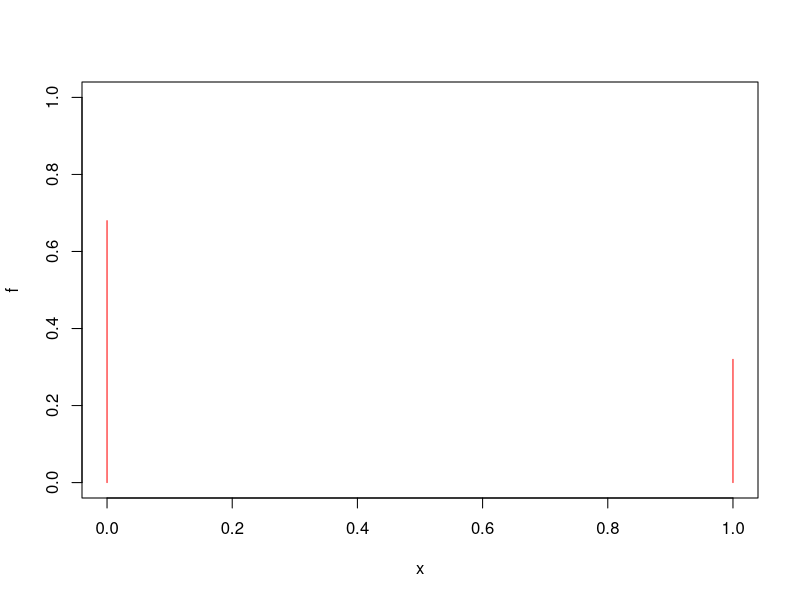
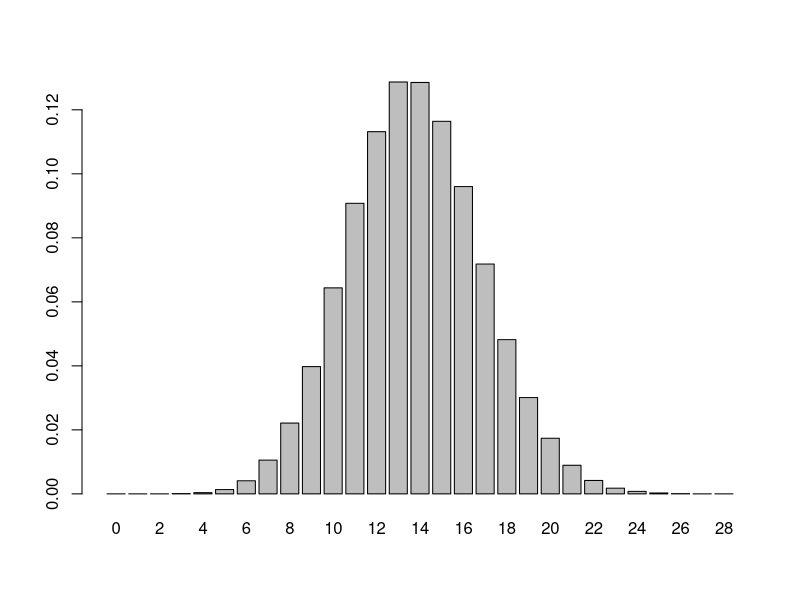
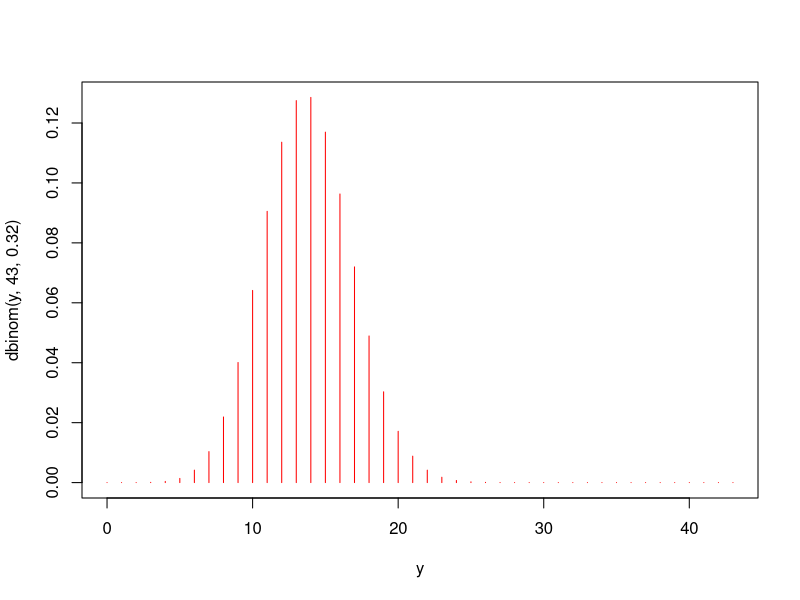
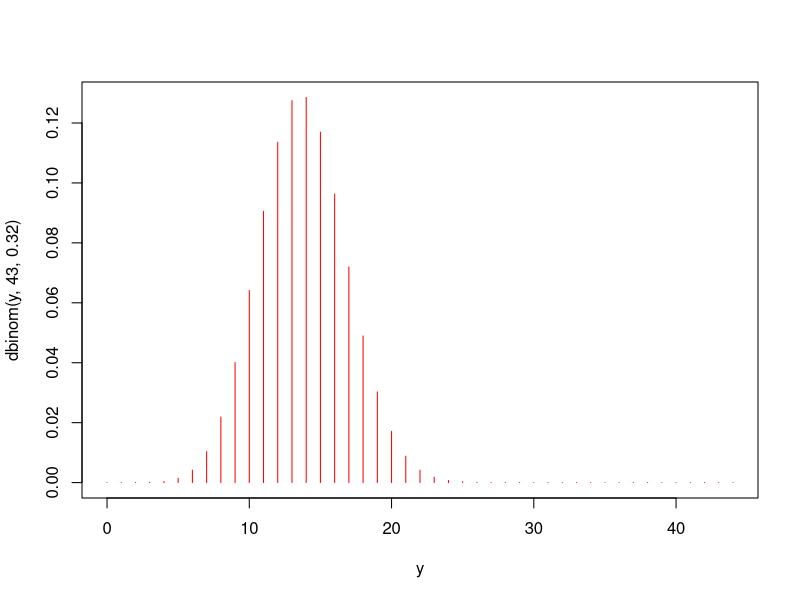

Recreate these plots in R, in order.
#Pregunta 1

#1.1

#ensaig de Bernoulli
x<- c(0,1)
f<- c(0.68,0.32) #definim la nostra variable aleatòria i la seva funció de densitat

plot(f~x,type = "h", ylim=c(0,1), col ="red") #fem un plot per verure-ho gràficament.

#ara ens demanen la probabilitat de que en una mostra de 43 llars, 13 responguin que SÍ que tenen com a mínim 2 teles

#ara si ens fixem però la nostra variable aleatòria ha canviat --> hem de crear una nova variable amb una nova funció de densitat i tal. 

#ara tenim el què es diu una VA Binomial

#si ens fixem les possbiles respostes seran --> 0,1,2,3,4,5,6 ... , 43 (el nº de llars que contesten que sí a l'enquesta)
#és a dir és com si fessim 43 mostres de la variable anterior i les sumessim totes (recordem que si diuen que SÍ --> 1)

#si anessim a calcular la probabilitat veiem que seria --> ex  P(X = 0) = P(0intersec0intersec0...) -> com que són indepes seria fer 0.68*0.68..... = 0.68^43

#però i si volem calcular P(X=13)?



n<-43
sample(x,n,f, replace = TRUE) #això seria una mostra aleatòria del que estudiem
sum(sample(x,n,f, replace = TRUE)) #això suma els compos -> ens dona el valor que pren la nostra variable aleatòria (quantes families tenen 2 teles o més en una mostra de 43)
#hauriem de replicar això molts cops per veure les probabilitats de cada cosa:

#ho fem així:

Y<-function(i){sum(sample(x,n,f,replace = TRUE))}

enquestes <- sapply(1:40,Y)
table(enquestes)
#veiem que en aquest cas el 13 ens ha sortit 9 cops, per tant si fessim l'experiment 40 cops trobariem que la probabilitat de que X = 13 seria de 9/40

#anem a fer-ho més cops

enquestes <- sapply(1:400000,Y)
table(enquestes) #ara veiem que ja ens dona valors més grans --> seria més real

fr<- table(enquestes)/400000
fr #amb això estariem veient bàsicament la probabilitat si haguessim fet 400000 mostres

barplot(fr)
fr["13"] #amb això extraiem el valor que ens interessa


# però clar tot això son com aproximacions i valors que no acaben de ser reals

#per fer-ho real aquí a R farem

dbinom(13,43,0.32) #això s'interpreta com la probabilitat de que obtinguem 13 respostes positives en una enquesta de 43 sabent que la probabilitat d'obtenir una resposta afirmativa és 0.32
y<- c(0:43)
plot(y,dbinom(y,43,0.32), type= "h", col = "red") #amb això estem fent el gràfic de la funció de densitat de la nostra variable aleatòria

#en la següent pregunta la resposta l'obtindriem fent:
dbinom(17,44,0.32) #fiquem 44 ja que ara ens diuen que l'enquesta és de 44

#fem el gràfic general:
y<-c(0:44)
plot(y,dbinom(y,43,0.32), type= "h", col = "red")

#però ens estant demanant la probabilitat de que menys de 17 llars responguin que sÍ 
#veiem que en el fons ens demanen F(y<= 16) --> Funció de DISTRIBUCIÓ o si ho fessim respecte la funció de densitat ens demanen f(0)+f(1)+f(2)+...+f(16)

pbinom(16,44,0.32) #es fa amb aquest comando. 

qbinom(0.5,44,0.32) #amb això calculariem la mediana

qbinom(0.25,44,0.32) #amb això calculem el primer quartil

#(això últim no ens ho demanen però ho fem per saber-ho)

#pregunta 3

esperança<- 24*0.68  #ho ha justficat a la pissarra, bàsicament seria que partim d'una variable de bernoulli com abans, on volem saber llars que tenen com a màxim 1 tele ( és lu d'abans que tenia P  = 0.68), llavors seria a partir d'això fer 24 enquestes i veure els resultats -> això seria la meva nova VA i a partir d'aquí hauriem de calulcar l'esperança i tal...
Variança<- 24*0.68*0.32
#el quantil quart de X és el primer quartil de X
primerquartil<- qbinom(0.25,24,0.68) 
esperança
Variança
primerquartil

#última pregunta

#aquí hauiem de fer una simulació tipus la que hem fet abans

n<- 46
Y<-function(i){sum(sample(x,n,f,replace = TRUE))}
enquestes <- sapply(1:400000,Y)
table(enquestes)
mean(enquestes)
